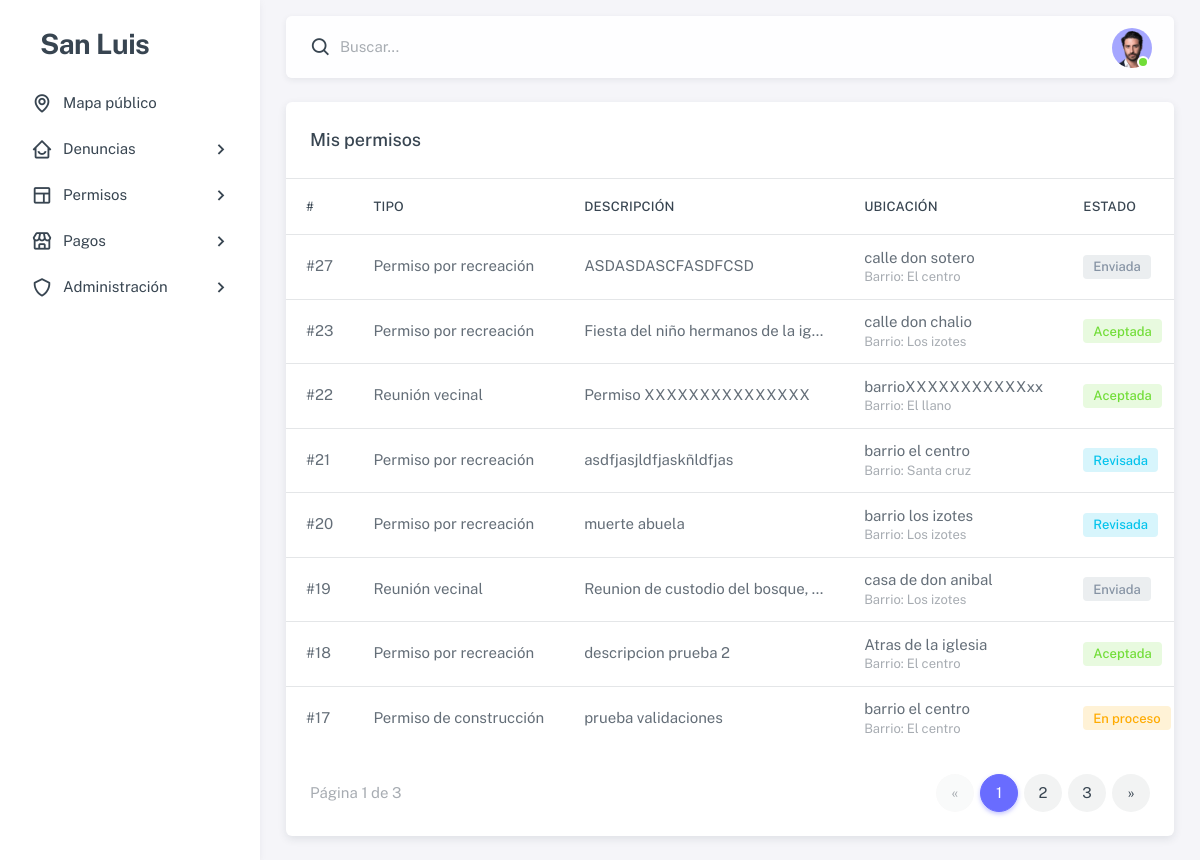
The page /permisos/mios/ (signed in) on the database as committed earlier.
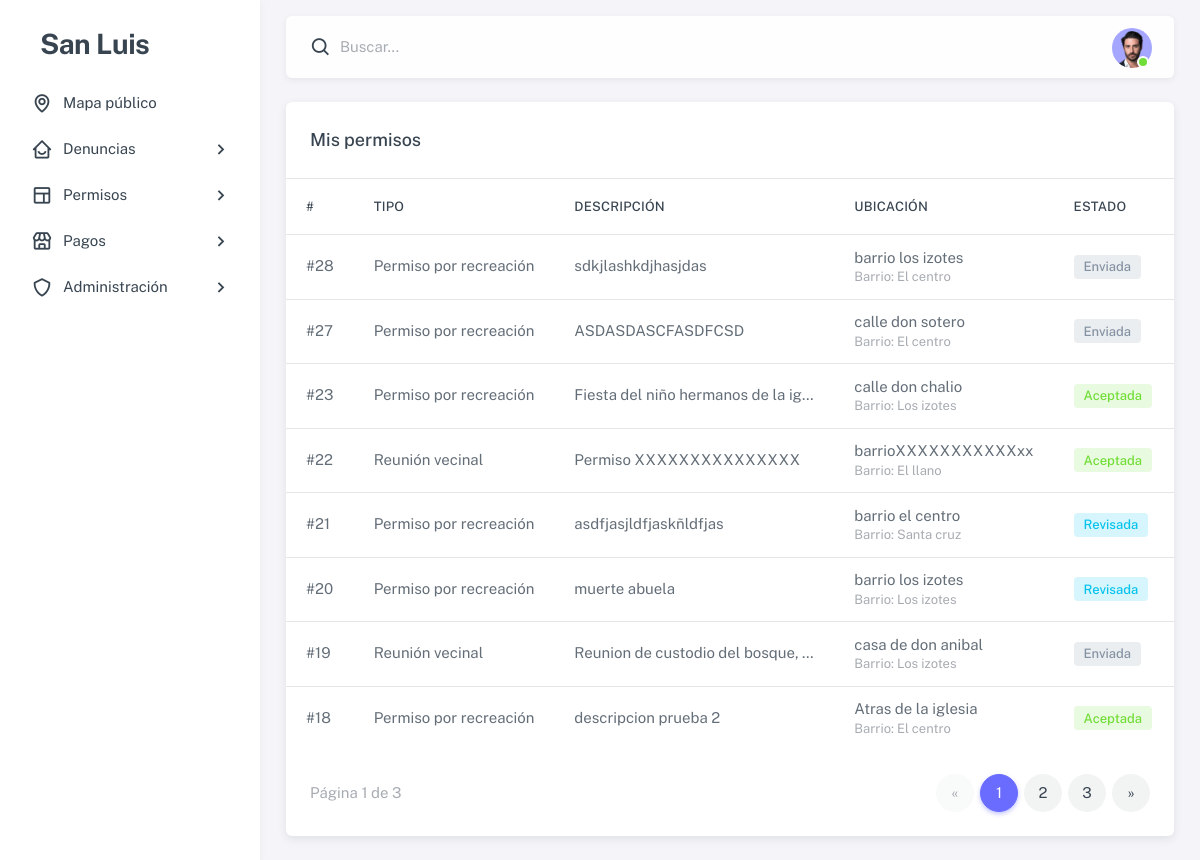
The same page on the database as committed later.
### dashboard/models.py (models this page shows, shortened)
class Permiso(models.Model):
    ESTADOS = [
        ('enviada', 'Enviada'),
        ('revisada', 'Revisada'),
        ('aceptada', 'Aceptada'),
        ('en proceso', 'En proceso'),
        ('finalizada', 'Finalizada'),
    ]
    usuario = models.ForeignKey(settings.AUTH_USER_MODEL, on_delete=models.SET_NULL, null=True, blank=True)
    ubicacion = models.ForeignKey('Ubicacion', on_delete=models.SET_NULL, null=True, blank=True)
    tipo_permiso = models.ForeignKey('TipoPermiso', on_delete=models.PROTECT)
    descripcion = models.TextField(blank=True, default='')
    dpi_frente = models.FileField(upload_to='permisos/dpi/', null=True, blank=True)
    dpi_reverso = models.FileField(upload_to='permisos/dpi/', null=True, blank=True)
    evidencia_lugar = models.FileField(upload_to='permisos/evidencia_lugar/', null=True, blank=True)
    observaciones = models.TextField(blank=True, default='')
    requiere_pmt = models.BooleanField(default=False)
    requiere_conos = models.BooleanField(default=False)
    estado = models.CharField(max_length=20, choices=ESTADOS, default='enviada')
    visible_en_mapa = models.BooleanField(default=False)
    aceptacion_nota = models.TextField(blank=True, default='')
    permiso_adjunto = models.FileField(upload_to='permisos/adjuntos/', null=True, blank=True)
    aceptado_por = models.ForeignKey(
        settings.AUTH_USER_MODEL, on_delete=models.SET_NULL,
        null=True, blank=True, related_name='permisos_aceptados'
    )
    creado_en = models.DateTimeField(auto_now_add=True)
    comienza_en = models.DateTimeField()
    termina_en  = models.DateTimeField()
    finalizado_en = models.DateTimeField(null=True, blank=True)
    class Meta:
        indexes = [
            models.Index(fields=['estado']),
            models.Index(fields=['creado_en']),
        ]

class TipoPermiso(models.Model):
    nombre = models.CharField(max_length=100, unique=True)

class Ubicacion(models.Model):
    latitud = models.DecimalField(max_digits=10, decimal_places=8, null=True, blank=True)
    longitud = models.DecimalField(max_digits=11, decimal_places=8, null=True, blank=True)
    direccion = models.TextField(blank=True, null=True)
    barrio = models.ForeignKey(Barrio, null=True, blank=True, on_delete=models.SET_NULL)

class Barrio(models.Model):
    nombre = models.CharField(max_length=100, unique=True)

### dashboard/views/user.py (the view)
# urls.py: path('permisos/mios/', user.mis_permisos, name='mis_permisos'),
@login_required(login_url="login")
def mis_permisos(request):
    qs = (
        Permiso.objects.filter(usuario=request.user)
        .select_related("tipo_permiso", "ubicacion")
        .order_by("-creado_en")
    )
    page = Paginator(qs, 8).get_page(request.GET.get("page"))
    return render(request, "user/permisos_mios.html", {"permisos": page})

### dashboard/templates/user/permisos_mios.html (shortened to what this page needs)
{% extends "user/index.html" %}
{% load static %}
{% block content %}
<div class="card">
  <h5 class="card-header">Mis permisos</h5>
  <div class="table-responsive text-nowrap">
    <table class="table">
      <thead>
        <tr>
          <th>#</th>
          <th>Tipo</th>
          <th>Descripción</th>
          <th>Ubicación</th>
          <th>Estado</th>
        </tr>
      </thead>
      <tbody class="table-border-bottom-0">
        {% for p in permisos %}
        <tr>
          <td>#{{ p.id }}</td>
          <td>{{ p.tipo_permiso.nombre }}</td>
          <td class="text-truncate" style="max-width:280px;">
            {{ p.descripcion|default:"—"|truncatechars:90 }}
          </td>
          <td>
            {% if p.ubicacion %}
              {% if p.ubicacion.direccion %}
                {{ p.ubicacion.direccion }}
              {% elif p.ubicacion.latitud and p.ubicacion.longitud %}
                {{ p.ubicacion.latitud }}, {{ p.ubicacion.longitud }}
              {% else %}—{% endif %}
              {% if p.ubicacion.barrio %}
                <div class="text-muted small">Barrio: {{ p.ubicacion.barrio.nombre }}</div>
              {% endif %}
            {% else %}—{% endif %}
          </td>
          <td>
            {% if p.estado == "enviada" %}
              <span class="badge bg-label-secondary">Enviada</span>
            {% elif p.estado == "revisada" %}
              <span class="badge bg-label-info">Revisada</span>
            {% elif p.estado == "aceptada" %}
              <span class="badge bg-label-success">Aceptada</span>
            {% elif p.estado == "en proceso" %}
              <span class="badge bg-label-warning">En proceso</span>
            {% elif p.estado == "finalizada" %}
              <span class="badge bg-label-dark">Finalizada</span>
            {% else %}
              <span class="badge bg-label-secondary">{{ p.estado }}</span>
            {% endif %}
          </td>
        </tr>
        {% empty %}
        <tr>
          <td colspan="8" class="text-center text-muted py-5">Aún no tienes permisos.</td>
        </tr>
        {% endfor %}
      </tbody>
    </table>
  </div>
  {% if permisos.paginator.num_pages > 1 %}
  <div class="card-footer d-flex justify-content-between align-items-center">
    <div class="text-muted">
      Página {{ permisos.number }} de {{ permisos.paginator.num_pages }}
    </div>
    <nav>
      <ul class="pagination mb-0">
        {% if permisos.has_previous %}
          <li class="page-item"><a class="page-link" href="?page={{ permisos.previous_page_number }}" aria-label="Anterior">&laquo;</a></li>
        {% else %}
          <li class="page-item disabled"><span class="page-link">&laquo;</span></li>
        {% endif %}
        {% for num in permisos.paginator.page_range %}
          {% if num == permisos.number %}
            <li class="page-item active"><span class="page-link">{{ num }}</span></li>
          {% elif num >= permisos.number|add:-2 and num <= permisos.number|add:2 %}
            <li class="page-item"><a class="page-link" href="?page={{ num }}">{{ num }}</a></li>
          {% endif %}
        {% endfor %}
        {% if permisos.has_next %}
          <li class="page-item"><a class="page-link" href="?page={{ permisos.next_page_number }}" aria-label="Siguiente">&raquo;</a></li>
        {% else %}
          <li class="page-item disabled"><span class="page-link">&raquo;</span></li>
        {% endif %}
      </ul>
    </nav>
  </div>
  {% endif %}
</div>
{% endblock %}

Rows that differ between the two databases and show on the page:
no longer on this page (row unchanged): Permiso: id "17", tipo_permiso.nombre "Permiso de construcción", descripcion "prueba validaciones", ubicacion.direccion "barrio el centro", ubicacion.barrio.nombre "El centro", estado "En proceso"
added Permiso: id "28", tipo_permiso.nombre "Permiso por recreación", descripcion "sdkjlashkdjhasjdas", ubicacion.direccion "barrio los izotes", ubicacion.barrio.nombre "El centro", estado "Enviada"
